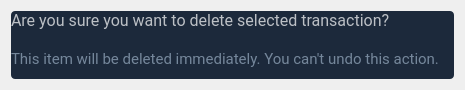
<?xml version="1.0" encoding="UTF-8"?>
<ui version="4.0">
 <class>RemoveTransaction</class>
 <widget class="QWidget" name="RemoveTransaction">
  <property name="geometry">
   <rect>
    <x>0</x>
    <y>0</y>
    <width>427</width>
    <height>90</height>
   </rect>
  </property>
  <property name="windowTitle">
   <string>Form</string>
  </property>
  <property name="styleSheet">
   <string notr="true">QWidget#transaction 
{
	background-color: #1C293B;
	border: none;
	border-radius: 4px;
	outline: none;
}

QPushButton
{
	background-color: transparent;
	color: #8ec6f4;
	outline: none;
	padding-left: 8px;
	padding-right: 8px;
	padding-top: 8px;
	padding-bottom: 8px;
	border-radius: 4px;
}

QPushButton:hover
{
	background-color: rgba(140, 195, 240, 30);
}

QToolButton
{
	background-color: transparent;
	outline: none;
}

QLineEdit
{
	background-color: transparent;
	border: none;
	border-radius: 0px;
	padding-left: 0px;
	/*border-bottom: 1px solid rgba(255, 255, 255, 180);*/
	outline: none;
}

QLineEdit:hover
{
	/*border-bottom: 2px solid rgba(255, 255, 255, 230);*/
}


QLineEdit:focus
{
	/*border-bottom: 2px solid rgba(255, 255, 255, 230);*/
}

QComboBox
{
	background-color: transparent;
	border: none;
	border-radius: 0px;
	padding-left: 0px;
	/*border-bottom: 1px solid rgba(255, 255, 255, 180);*/
	outline: none;
}

QRadioButton
{
	outline: none;
}

QRadioButton::indicator 
{
    width: 22px;
    height: 22px;
}

QRadioButton#expenses::indicator::checked 
{
	image: url(:/images/images/radio_button_checked_FILL0_wght400_GRAD0_opsz48_expenses.svg);
}

QRadioButton#expenses::indicator::unchecked 
{
	image: url(:/images/images/radio_button_unchecked_FILL0_wght400_GRAD0_opsz48_expenses.svg);
}

QRadioButton#income::indicator::checked 
{
	image: url(:/images/images/radio_button_checked_FILL0_wght400_GRAD0_opsz48_income.svg);
}

QRadioButton#income::indicator::unchecked 
{
	image: url(:/images/images/radio_button_unchecked_FILL0_wght400_GRAD0_opsz48_income.svg);
}

QRadioButton#transfer::indicator::checked 
{
	image: url(:/images/images/radio_button_checked_FILL0_wght400_GRAD0_opsz48_transfer.svg);
}

QRadioButton#transfer::indicator::unchecked 
{
	image: url(:/images/images/radio_button_unchecked_FILL0_wght400_GRAD0_opsz48_transfer.svg);
}

QToolButton
{
	border: none;
	border-radius: 3px;
	outline: none;
}

QRadioButton#card::indicator::checked 
{
	image: url(:/images/images/credit_card_FILL1_wght400_GRAD0_opsz48.svg);
}

QRadioButton#card::indicator::unchecked 
{
	image: url(:/images/images/credit_card_FILL0_wght400_GRAD0_opsz48.svg);
}

QRadioButton#cash::indicator::checked 
{
	image: url(:/images/images/local_atm_FILL1_wght400_GRAD0_opsz48.svg);
}

QRadioButton#cash::indicator::unchecked 
{
	image: url(:/images/images/local_atm_FILL0_wght400_GRAD0_opsz48.svg);
}

QRadioButton#money_transfer::indicator::checked 
{
	image: url(:/images/images/swap_horizontal_circle_FILL1_wght400_GRAD0_opsz48.svg);
}

QRadioButton#money_transfer::indicator::unchecked 
{
	image: url(:/images/images/swap_horizontal_circle_FILL0_wght400_GRAD0_opsz48.svg);
}

QRadioButton#cash::indicator, QRadioButton#card::indicator, QRadioButton#money_transfer::indicator 
{
    width: 26px;
    height: 26px;
}

QRadioButton
{
	color: rgba(255, 255, 255, 210);
}</string>
  </property>
  <layout class="QGridLayout" name="gridLayout">
   <item row="0" column="0">
    <widget class="QWidget" name="transaction" native="true">
     <layout class="QVBoxLayout" name="verticalLayout">
      <property name="spacing">
       <number>20</number>
      </property>
      <property name="leftMargin">
       <number>0</number>
      </property>
      <property name="topMargin">
       <number>0</number>
      </property>
      <property name="rightMargin">
       <number>15</number>
      </property>
      <property name="bottomMargin">
       <number>0</number>
      </property>
      <item>
       <widget class="QLabel" name="label">
        <property name="minimumSize">
         <size>
          <width>270</width>
          <height>0</height>
         </size>
        </property>
        <property name="font">
         <font>
          <family>Roboto</family>
          <pointsize>12</pointsize>
          <weight>50</weight>
          <bold>false</bold>
         </font>
        </property>
        <property name="styleSheet">
         <string notr="true">color: rgba(255, 255, 255, 180);</string>
        </property>
        <property name="text">
         <string>Are you sure you want to delete selected transaction?</string>
        </property>
        <property name="wordWrap">
         <bool>true</bool>
        </property>
       </widget>
      </item>
      <item>
       <widget class="QLabel" name="label_2">
        <property name="font">
         <font>
          <family>Roboto</family>
          <pointsize>11</pointsize>
         </font>
        </property>
        <property name="styleSheet">
         <string notr="true">color: #75879B;</string>
        </property>
        <property name="text">
         <string>This item will be deleted immediately. You can't undo this action.</string>
        </property>
       </widget>
      </item>
      <item>
       <spacer name="verticalSpacer">
        <property name="orientation">
         <enum>Qt::Vertical</enum>
        </property>
        <property name="sizeHint" stdset="0">
         <size>
          <width>20</width>
          <height>40</height>
         </size>
        </property>
       </spacer>
      </item>
     </layout>
    </widget>
   </item>
  </layout>
 </widget>
 <resources>
  <include location="../resources/resources.qrc"/>
 </resources>
 <connections/>
</ui>
